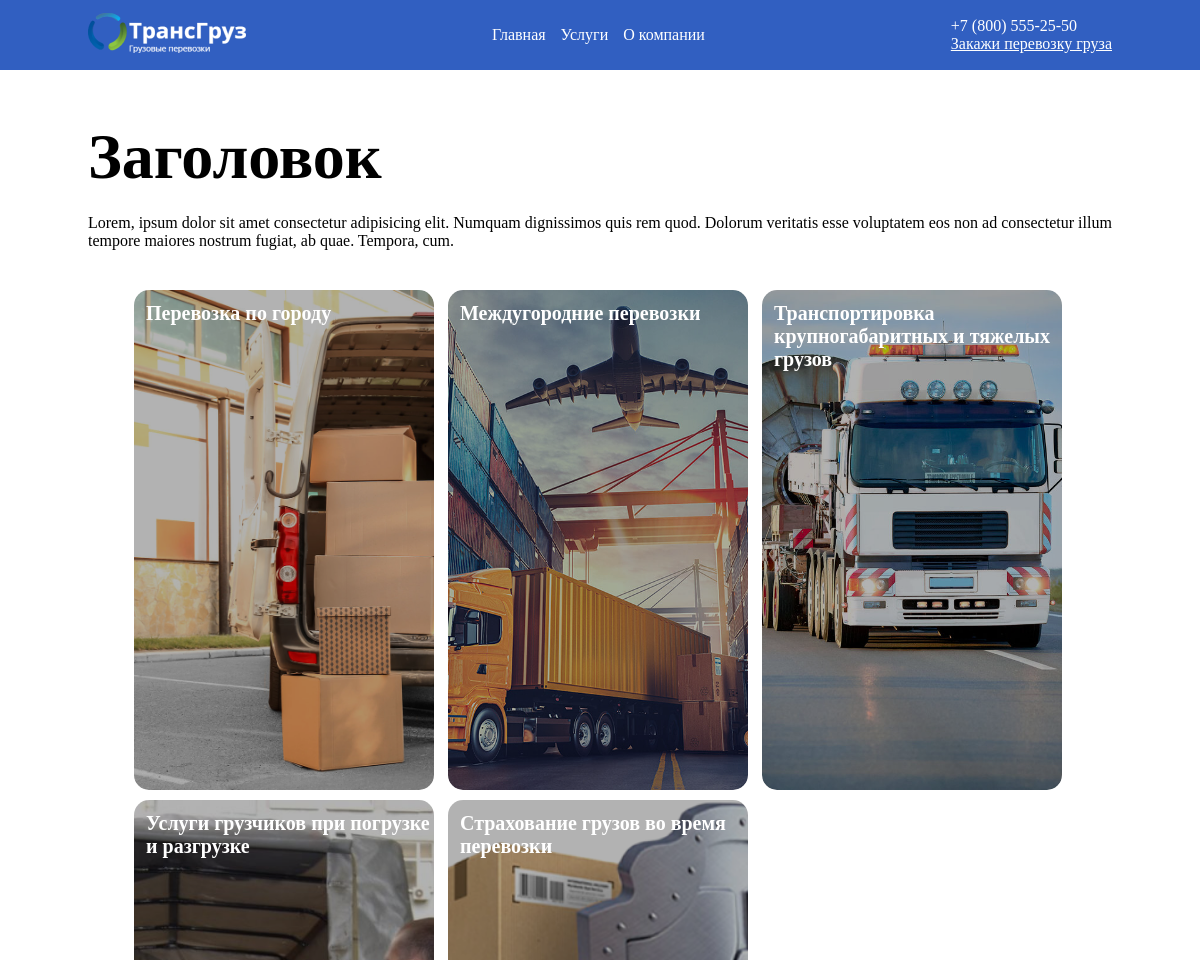
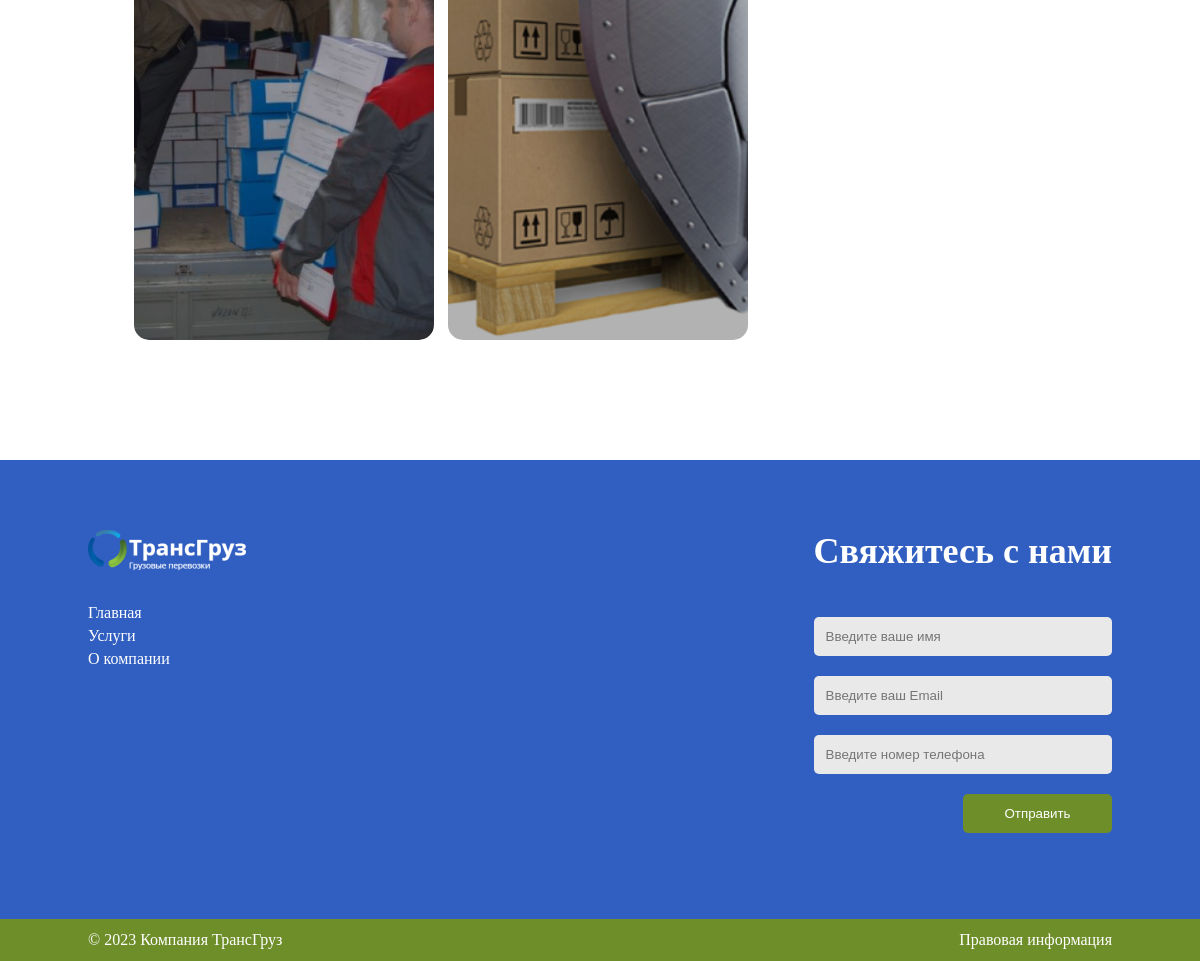
Page /services/ on the committed database (2 pictures, top to bottom).
### transportation/models.py (models this page shows, shortened)
class Menu(models.Model):
    name = models.CharField(max_length=60, verbose_name='Название')
    link = models.CharField(max_length=255, verbose_name='Ссылка')
    class Meta:
        verbose_name = 'Меню'
        verbose_name_plural = 'Меню'

class Cards_orders(models.Model):
    title = models.CharField(max_length=255, verbose_name='Название')
    short_description = models.CharField(max_length=255, blank=True, verbose_name='Краткое описание')
    full_description = models.TextField(blank=True, verbose_name='Полное описание')
    image_card = models.ImageField(upload_to='transporations/images/', verbose_name='Изображение')
    slug = models.SlugField(max_length=255, db_index=True, unique=True)
    class Meta:
        verbose_name = 'Карточка закоза'
        verbose_name_plural = 'Карточки закозов'
    def get_absolute_url(self):
        return reverse('service', kwargs={'name': self.slug})

### transportation/views.py (the view)
# urls.py: path('services/', views.services, name='services'),
def services(request):
    card_items = Cards_orders.objects.all()
    data = {
        'title': 'Услуги',
        'card_items': card_items,
        'menu_items': menu_items,
    }
    return render(request, "transportations/services.html", context=data)

### transportation/templates/transportations/services.html (shortened to what this page needs)
{% extends 'base.html' %}
{% load static %}
{% block services-path %}
    <div class="main-page-wrapper">
        <div class="centring">
            {% include 'include/description-page.html' %}
            <div class="grid-list-card">
                {% for i in card_items %}
                    <div class="card">
                        <a href="{{ i.get_absolute_url }}" class="link-card">
                            <div class="media-card">
                                <h3 class="title-card">{{ i.title }}</h3>
                                <img src="{{ i.image_card.url }}" alt="" class="image-card">
                            </div>
                        </a>
                    </div>
                {% endfor %}
            </div>
        </div>
    </div>
{% endblock %}

### templates/base.html (shortened to what this page needs)
{% load static %}
<!DOCTYPE html>
<html lang="ru">
<head>
    <link rel="stylesheet" href="{% static 'transporations/style/index.css' %}">
    <link rel="stylesheet" href="{% static 'transporations/style/service.css' %}">
    <link rel="stylesheet" href="{% static 'transporations/style/company.css' %}">
    <link rel="stylesheet" href="{% static 'transporations/style/services.css' %}">
</head>
<body>
    <header class="header">
        <div class="top-header-wrapper">
            <div class="centring">
                <div class="top-header">
                    <div class="logo">
                        <a href="{% url 'home' %}"><img src="{% static 'transporations/images/logoza 1.png' %}"
                                                     alt="logo"></a>
                    </div>
                    <nav class="menu">
                        <ul class="list-menu">
                            {% for i in menu_items %}
                                <li class="list-item-menu">
                                    <a href="{% url i.link %}" class="link-menu">{{ i.name }}</a>
                                </li>
                            {% endfor %}
                        </ul>
                    </nav>
                    <div class="contact">
                        <div class="tel">+7 (800) 555-25-50</div>
                        <a class="btn-contact" href="#contact-form" id="scroll">Закажи перевозку груза</a>
                    </div>
                </div>
            </div>
        </div>
    </header>
    {% block services-path %}
    {% endblock %}
    <footer class="footer">
        <div class="footer-top-wrapper">
            <div class="centring">
                <div class="footer-top">
                    <div class="footer-left">
                        <div class="logo-footer">
                            <a href="{% url 'home' %}"><img src="{% static 'transporations/images/logoza 1.png' %}" alt="logo"></a>
                        </div>
                        <ul class="list-menu-footer">
                            {% for i in menu_items %}
                                <li class="item-list-menu">
                                    <a href="{% url i.link %}" class="link-menu">{{ i.name }}</a>
                                </li>
                            {% endfor %}
                        </ul>
                    </div>
                    <div class="footer-right">
                        <h3 class="title-block-form">Свяжитесь с нами</h3>
                        <div class="block-form" id="contact-form">
                            <form action="">
                                <input type="text" placeholder="Введите ваше имя">
                                <input type="email" placeholder="Введите ваш Email">
                                <input type="tel" placeholder="Введите номер телефона">
                                <button type="submit">Отправить</button>
                            </form>
                        </div>
                    </div>
                </div>
            </div>
        </div>
        <div class="footer-bottom-wrapper">
            <div class="centring">
                <div class="footer-bottom">
                    <div class="company">© 2023 Компания ТрансГруз</div>
                    <a href="{% url 'company' %}" class="info">Правовая информация</a>
                </div>
            </div>
        </div>
    </footer>
</body>
</html>

### transportation/static/transporations/style/index.css (style rules this page uses)
* { margin: 0; padding: 0; box-sizing: border-box; }
:root { --blue: #315FC1; --green: #6E8E2A; --white: #fff; --black: #000; --light-gray: #D9D9D9; --gray: #E9E9E9; --fz-title-parth: 4rem; --fz-very-big: 3rem; --fz-big: 2.25rem; --fz-normal: 1rem; --fw-regular: 400; --fw-bold: 700; }
html { height: 100%; }
body { display: grid; grid-template-rows: auto 1fr auto; height: 100%; }
a { color: inherit; text-decoration: none; }
button { cursor: pointer; }
input, button, textarea { border: none; outline: none; background: none; }
ul { list-style: none; }
.centring { max-width: 1274px; width: 100%; height: 100%; margin: 0 auto; }
.top-header-wrapper { background-color: var(--blue); padding: 13px 0; position: fixed; top: 0; left: 0; width: 100%; z-index: 1000; }
.top-header { display: flex; justify-content: space-between; align-items: center; color: var(--white); }
.list-menu { display: grid; grid-auto-flow: column; grid-gap: 15px; }
.btn-contact { margin-top: 2px; color: var(--white); text-decoration: underline; }
.card { position: relative; }
.link-card img { border-radius: 15px; transition: 0.3s; }
.title-card, .text-block-card { position: absolute; z-index: 2; }
.title-card { color: var(--white); font-size: 1.25rem; font-weight: var(--fw-bold); left: 12px; top: 12px; width: 100%; }
.media-card { max-width: 300px; width: 100%; height: 500px; overflow: hidden; border-radius: 15px; position: relative; }
.media-card img { width: 100%; height: 100%; object-fit: cover; }
.media-card::after { content: ""; position: absolute; top: 0; left: 0; width: 100%; height: 100%; background: rgba(0, 0, 0, 0.3); z-index: 1; }
.footer { background: var(--blue); margin-top: 120px; color: var(--white); padding-top: 70px; }
.footer-top { display: flex; justify-content: space-between; }
.list-menu-footer { margin-top: 30px; }
.item-list-menu:not(:first-child) { margin-top: 5px; }
.footer-right { max-width: 363px; }
.title-block-form { text-align: right; font-size: var(--fz-big); font-weight: var(--fw-bold); }
.block-form form { display: flex; flex-direction: column; align-items: end; margin-top: 25px; }
.block-form input { padding: 12px; background: var(--gray); border-radius: 5px; width: 100%; }
.block-form input:not(:first-child) { margin-top: 20px; }
.block-form button { padding: 12px 32px; color: var(--white); background: var(--green); margin-top: 20px; width: 9.3125rem; border-radius: 5px; }
.footer-bottom-wrapper { margin-top: 86px; background: var(--green); }
.footer-bottom { display: flex; justify-content: space-between; padding: 12px 0; }
@media screen and (max-width: 1300px) { .centring { max-width: 1024px; } }

### transportation/static/transporations/style/services.css (style rules this page uses)
.main-page-wrapper { margin-top: 120px; }
.grid-list-card { display: grid; grid-template-columns: repeat(4, 1fr); grid-row-gap: 10px; margin-top: 40px; justify-content: center; }
@media screen and (max-width: 1300px) { .grid-list-card { grid-template-columns: repeat(3, 304px); grid-gap: 10px; } }

### rows in the picture
Menu: name "Главная"
Menu: name "Услуги"
Menu: name "О компании"
Cards_orders: title "Перевозка по городу", image_card (picture)
Cards_orders: title "Междугородние перевозки", image_card (picture)
Cards_orders: title "Транспортировка крупногабаритных и тяжелых грузов", image_card (picture)
Cards_orders: title "Услуги грузчиков при погрузке и разгрузке", image_card (picture)
Cards_orders: title "Страхование грузов во время перевозки", image_card (picture)
